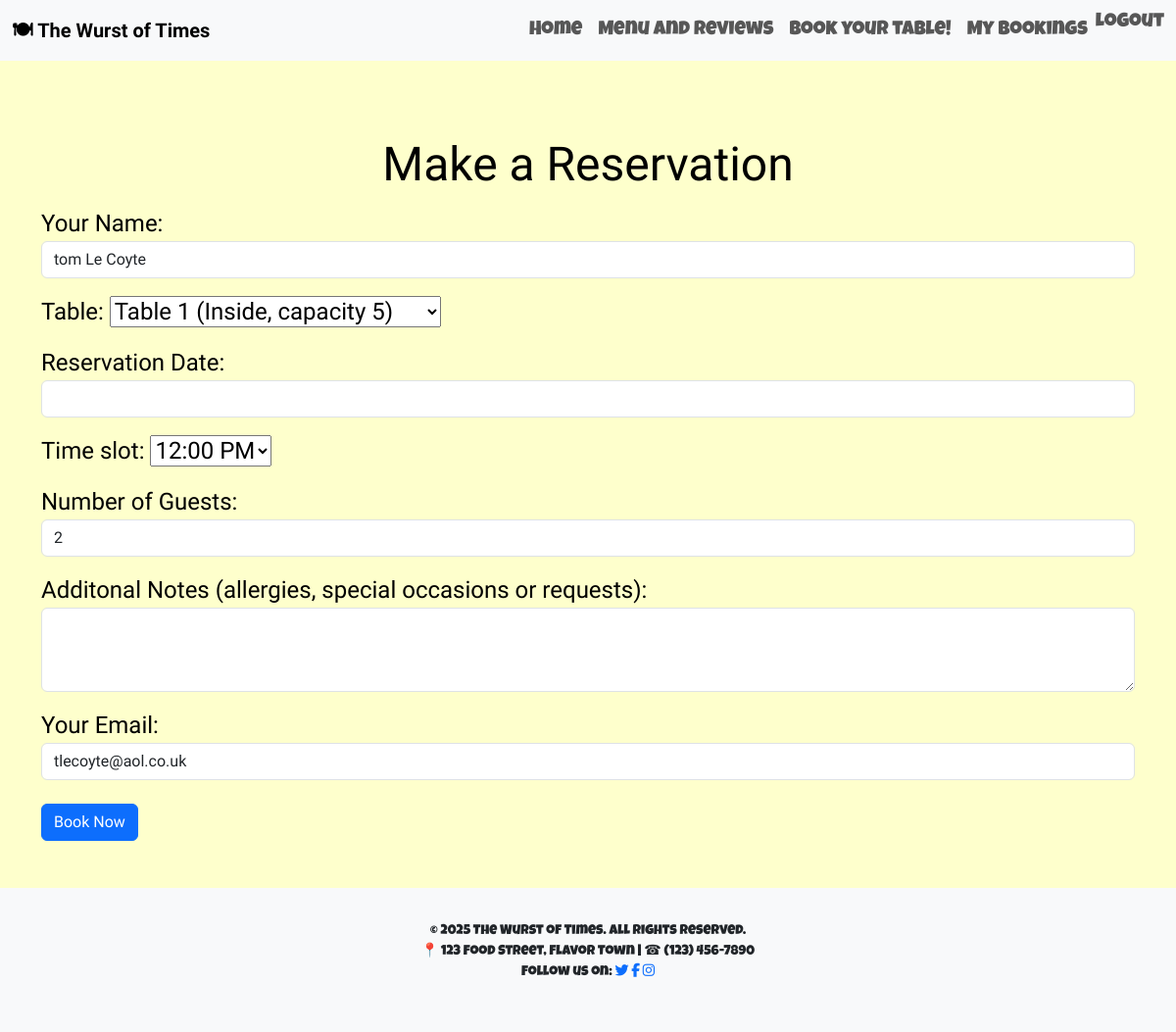
/1/ (signed in), run on an earlier commit of the app's database.
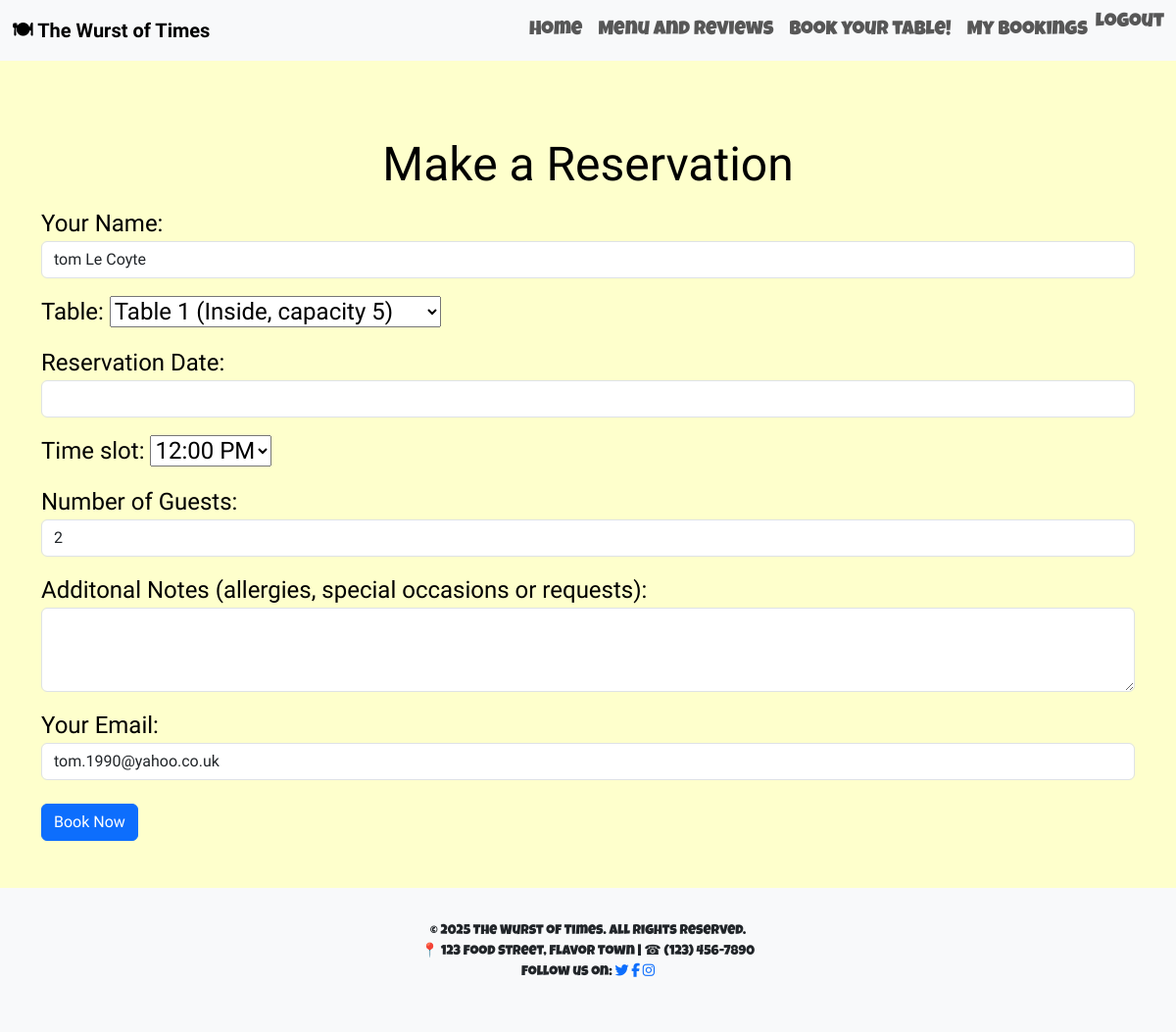
And on a later commit of the database.
### booking_system_app/models.py (models this page shows, shortened)
class TableReservationSlot(models.Model):
  table = models.ForeignKey(Table, on_delete=models.CASCADE, related_name='slots')
  time_slot = models.DateTimeField()
  amount = models.PositiveBigIntegerField(default=1)
  available = models.BooleanField(default=True)
  max_amount = models.PositiveBigIntegerField(null=True, blank=True)
  notes = models.TextField(blank=True, null=True)
  email = models.EmailField(blank=True, null=True)
  customer_name = models.CharField(max_length=100, blank=False, null=False)
  class Meta:
        unique_together = ('table', 'time_slot')
  @property
  def num_people(self):
    return self.amount

### booking_system_app/views.py (the view)
# urls.py: path("<int:pk>/", views.book_table, name="table_reservation"),
@login_required(login_url='account_login')
def book_table(request, pk=None):
    slot = None
    if pk is not None:
        slot = get_object_or_404(TableReservationSlot, pk=pk)
    if request.method == "POST":
        form = TableReservationForm(request.POST, instance=slot)
        print("FORM ERRORS:", form.errors)
        if form.is_valid():
            reservation = form.save(commit=False)
            reservation.email = request.user.email
            reservation.save()
            try:
                send_mail(
                    subject="Booking confirmation from The Wurst of Times",
                    message=(
                        f"Hello {reservation.customer_name},\n\nYour reservation at The Wurst of Times has been confirmed:\n\n"
                        f"Table: {reservation.table.name} ({reservation.table.get_location_display()})\n"
                        f"When: {reservation.time_slot.strftime('%d-%m-%Y %H:%M')}\n"
                        f"Number of diners: {reservation.amount}\n"
                        f"Notes: {reservation.notes if reservation.notes else 'None'}\n\n"
                        f"We look forward to welcoming you!"
                    ),
                    from_email=settings.DEFAULT_FROM_EMAIL,
                    recipient_list=[request.user.email],
                    fail_silently=False,
                )
            except Exception:
                print("Warning: failed to send booking confirmation email")
            return redirect("reservation_success")
    else:
        form = TableReservationForm(instance=slot)
    return render(request, "booking_system_app/reservation_form.html", {"form": form})

### booking_system_app/models.py (called while the page is built)
  def __str__(self):
   return f"{self.name} ({self.get_location_display()}, capacity {self.capacity})"

### booking_system_app/templates/booking_system_app/reservation_form.html (shortened to what this page needs)
{% extends 'base.html' %}
{% load static %}
{% block content %}
<div class="container mt-4">
  <h2>Make a Reservation</h2>
  <form method="POST" novalidate>
    {{ form.as_p }}
    <button type="submit" class="btn btn-primary mt-2">Book Now</button>
  </form>
  <link rel="stylesheet" href="https://cdn.jsdelivr.net/npm/litepicker/dist/css/litepicker.css" />
</div>
{% endblock %}

### templates/base.html (shortened to what this page needs)
{% load static %}
<!DOCTYPE html>
<html lang="en">
<head>
    <link href="https://cdn.jsdelivr.net/npm/bootstrap@5.3.3/dist/css/bootstrap.min.css" rel="stylesheet">
    <link rel="stylesheet" href="{% static 'css/style.css' %}">
</head>
<body class="d-flex flex-column min-vh-100">
    <header>
        <nav id="navbar" class="navbar navbar-expand-md navbar-light bg-light">
            <div class="container-fluid">
                <a class="navbar-brand fw-bold" href="{% url 'home' %}">🍽 The Wurst of Times</a>
                <div class="collapse navbar-collapse" id="navbarNav">
                    <ul class="navbar-nav ms-auto">
                        <li class="nav-item">
                            <a class="nav-link" href="{% url 'home' %}">Home</a>
                        </li>
                        <li class="nav-item">
                            <a class="nav-link" href="{% url 'menu' %}">Menu and Reviews</a>
                        </li>
                        <li class="nav-item">
                            <a class="nav-link" href="{% url 'table_reservation' pk=1 %}">Book your table!</a>
                        </li>
                        {% if user.is_authenticated %}
                        <li class="nav-item">
                            <a class="nav-link" href="{% url 'user_booking_list' %}">My Bookings</a>
                        </li>
                        {% endif %}
                        {% if user.is_authenticated %}
                        <li class="nav-item">
                            <form action="{% url 'account_logout' %}" method="post" class="d-inline">
                                <button type="submit" class="btn btn-link nav-link p-0">Logout</button>
                            </form>
                        </li>
                        {% endif %}
                    </ul>
                </div>
            </div>
        </nav>
    </header>
    <main class="flex-fill container-fluid py-5">
        {% block content %}{% endblock %}
    </main>
    <footer id="contact" class="bg-light text-dark mt-auto">
        <div class="container text-center py-4">
            <p class="mb-0">&copy; {% now "Y"%} The Wurst of Times. All rights reserved.</p>
            <p class="mb-0">📍 123 Food Street, Flavor Town | ☎ (123) 456-7890</p>
            <p>Follow us on:
                <a href="https://twitter.com" target="_blank"><i class="fab fa-twitter"></i></a>
                <a href="https://facebook.com" target="_blank"><i class="fab fa-facebook-f"></i></a>
                <a href="https://instagram.com" target="_blank"><i class="fab fa-instagram"></i></a>
            </p>
    </footer>
</body>
</html>

### static/css/style.css (style rules this page uses)
:root { --primary-font: "Luckiest Guy", cursive; --secondary-font: "Lilita One", cursive; --primary-color: #6d3708; --secondary-color: #800017; --background-color: #ffcc00; --highlight-color: #feffcc; --title-color: #000000; }
body { font-family: var(--secondary-font); font-size: 2vw; background: #feffcc; color: var(--title-color); margin: 0; padding: 0; min-width: 100%; }
main { display: flex; flex-direction: column; flex: 1; align-items: center; justify-content: center; background: #feffcc; min-width: 100%; position: relative; margin: 0; padding-right: 10px; padding-left: 10px; }
h1, h2 { text-align: center; text-shadow: var(--highlight-color) 2px 2px 4px; padding: 5px; color: var(--text-color); font-family: var(--secondary-font); font-size: 4vw; }
#navbar { background: #ffcc00; color: #feffcc; border: var(--highlight-color); display: flex; justify-content: space-between; min-width: 100%; top: 0; margin: 0; }
.nav-link { font-family: var(--primary-font); font-size: 20px; }
footer { min-width: 100%; background-color: var(--background-color) !important; text-align: center; padding: 10px; font-family: var(--primary-font); font-size: 14px; margin: 0; }

What changed in the data, as far as the page shows it:
changed TableReservationSlot "tom Le Coyte": email "tlecoyte@aol.co.uk" → "tom.1990@yahoo.co.uk"
